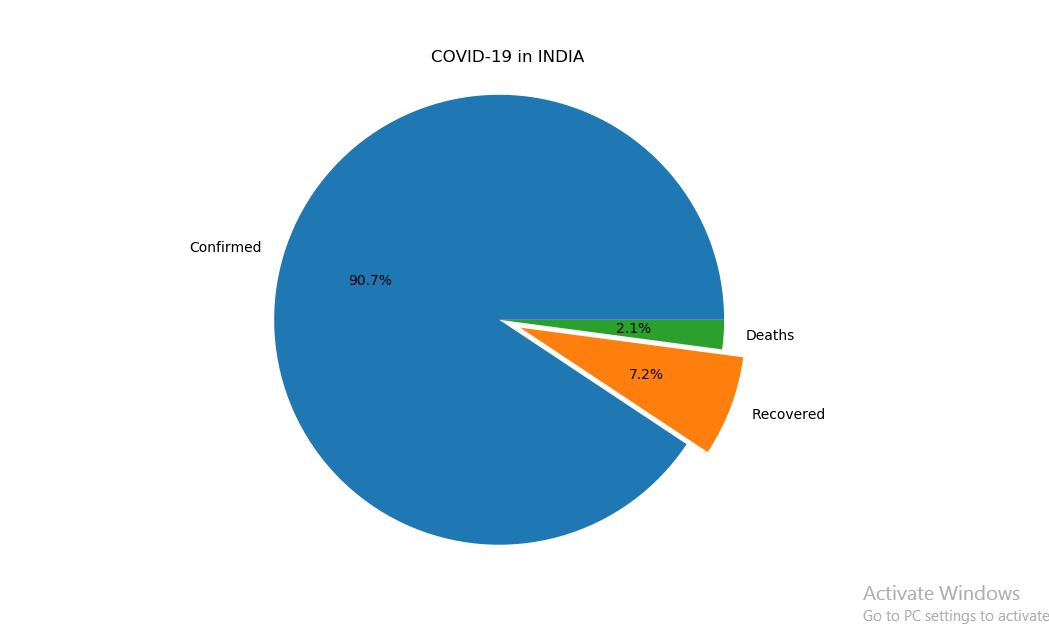

Python code for this plot:
import matplotlib.pyplot as plt
labels=['Confirmed','Recovered','Deaths']
cases=[3577,285,83]
separated=(0,.1,0)
plt.pie(cases,labels=labels,autopct="%1.1f%%",explode=separated)
plt.title("COVID-19 in INDIA")
plt.axis('equal')
plt.show()
